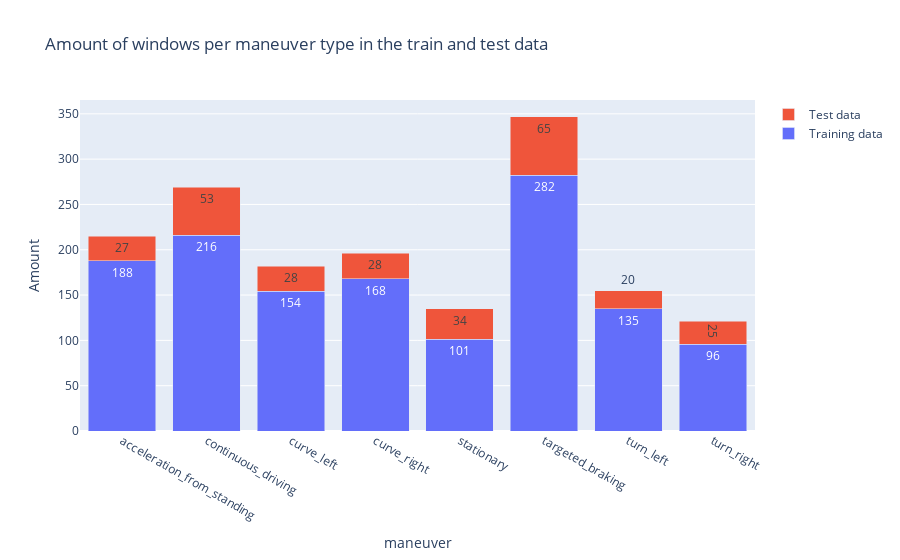

Source (notebook cell):
### Markdown cell above
Let's have another look at the amount of windows in our new training and testing partitions. There will still be slight imbalance between our maneuver classes, but now the data set is much better suited for training and testing our model and since we are dealing with real world data it is fine not to synthetically bring the data to an absolute balanced ratio.

### Code cell
fig = go.Figure(data=[
    go.Bar(name='Training data', x=np.unique(y_train), y=np.unique(y_train, return_counts=True)[1],
           text=np.unique(y_train, return_counts=True)[1], textposition='auto'),
    go.Bar(name='Test data', x=np.unique(y_test), y=np.unique(y_test, return_counts=True)[1],
           text=np.unique(y_test, return_counts=True)[1], textposition='auto')
])

fig.update_layout(barmode='stack', title="Amount of windows per maneuver type in the train and test data")
fig.update_xaxes(title_text='maneuver')
fig.update_yaxes(title_text='Amount')
fig.show()

### Figure 1 — Plotly figure (JSON) as saved in the notebook; plotly's stock layout.template omitted (floating-point values rounded to 4 significant figures)
{"data": [{"name": "Training data", "text": [188, 216, 154, 168, 101, 282, 135, 96], "textposition": "auto", "type": "bar", "x": ["acceleration_from_standing", "continuous_driving", "curve_left", "curve_right", "stationary", "targeted_braking", "turn_left", "turn_right"], "y": [188, 216, 154, 168, 101, 282, 135, 96]}, {"name": "Test data", "text": [27, 53, 28, 28, 34, 65, 20, 25], "textposition": "auto", "type": "bar", "x": ["acceleration_from_standing", "continuous_driving", "curve_left", "curve_right", "stationary", "targeted_braking", "turn_left", "turn_right"], "y": [27, 53, 28, 28, 34, 65, 20, 25]}], "layout": {"barmode": "stack", "title": {"text": "Amount of windows per maneuver type in the train and test data"}, "xaxis": {"title": {"text": "maneuver"}}, "yaxis": {"title": {"text": "Amount"}}}}
